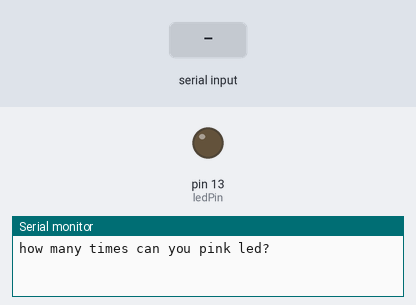
Bench run of a sketch on a simulated Arduino Uno, built with avr-gcc and run on an emulated ATmega328P. Shown: output pins drawn as LEDs (lit = HIGH), the last lines printed to the serial monitor. Dashed ring = blinking. The inputs (shaded band) are chosen by the test bench.

Above: at 0.9 s.
1.0 s: "90,45\n" received over Serial
At 1.8 s:
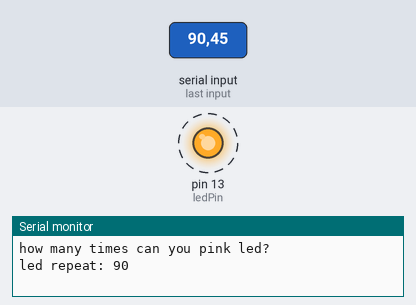
Timing chart, 0 to 10.0 s (numbered marks = the images above; inputs shaded):
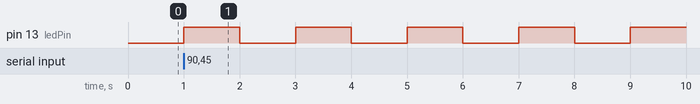

The sketch:

led_pinking_system.ino
```cpp
int ledPin = 13;
int ledontime = 1000;
int ledofftime = 1000;
int repeat = 0;

void setup() {
Serial.begin(9600);
pinMode(ledPin, OUTPUT);

  Serial.println("how many times can you pink led?");
  while (Serial.available() == 0){}
  repeat = Serial.parseInt();
  Serial. print("led repeat: ");
  Serial. println(repeat);
}

void loop() {
   for (int i=0; i<repeat; i++){
  digitalWrite(ledPin, HIGH);
  delay(ledontime);
  digitalWrite(ledPin, LOW);
  delay(ledofftime);
  }
}
```

Measured:
- after the input at 1.0 s, pin 13 (ledPin): alternates HIGH for 1.0 s and LOW for 1.0 s, starting at once
